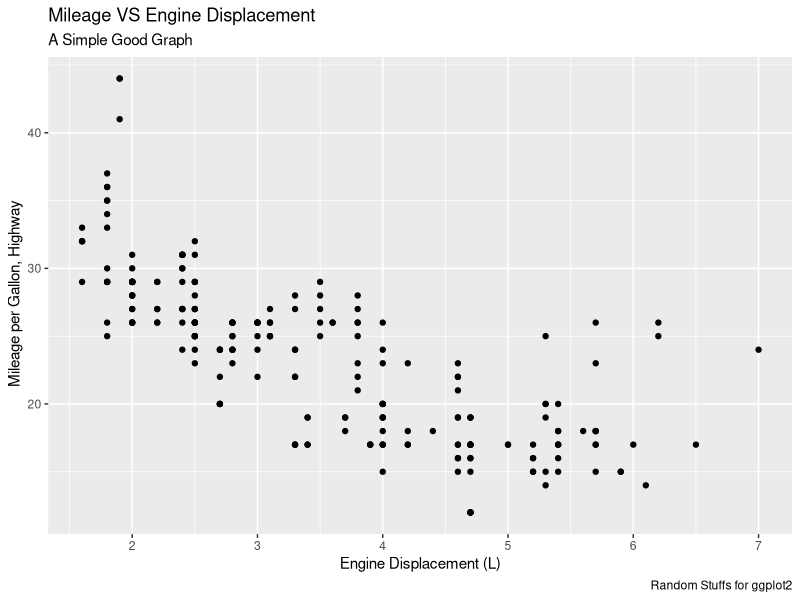
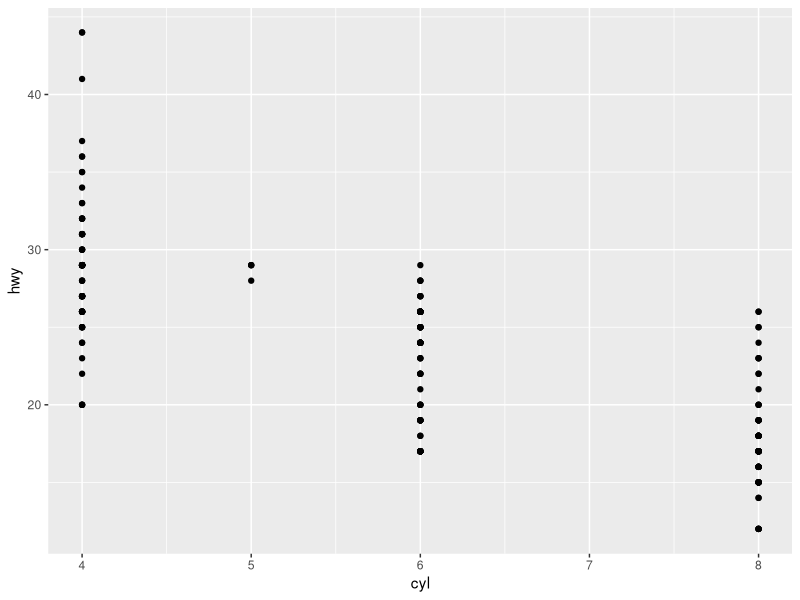
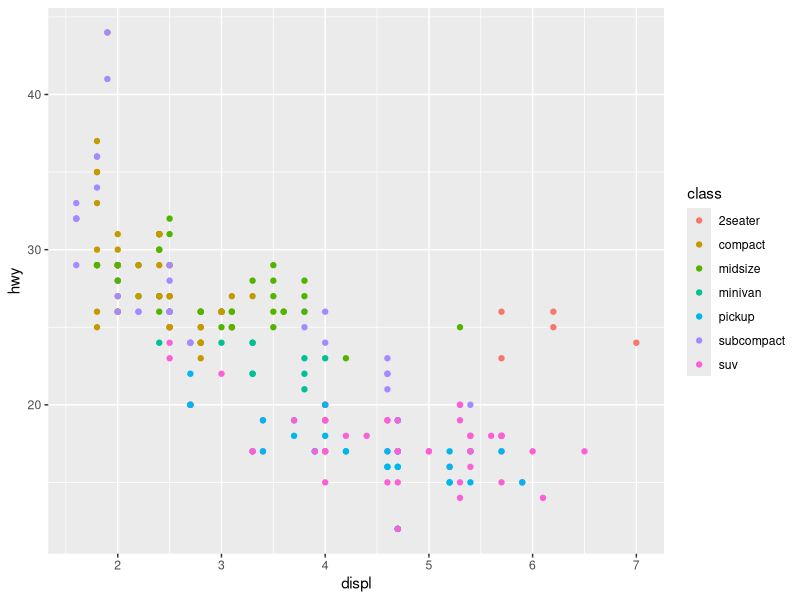
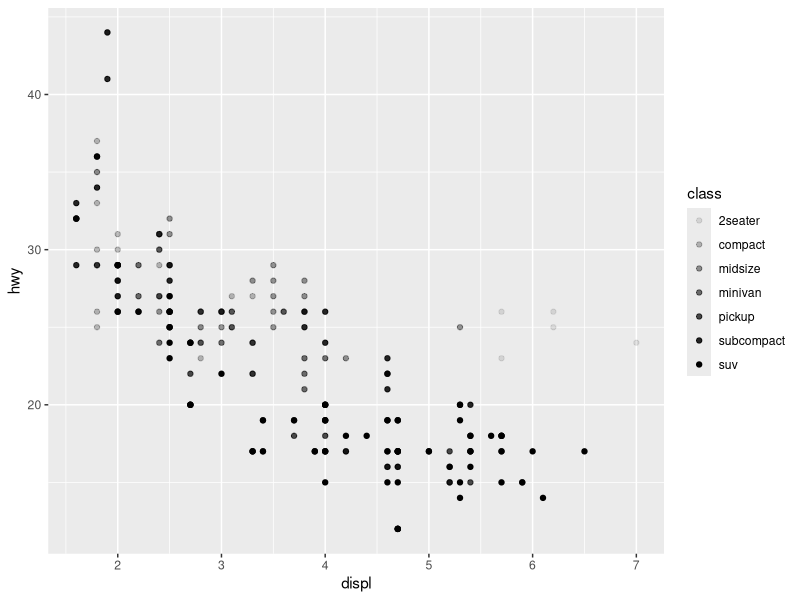
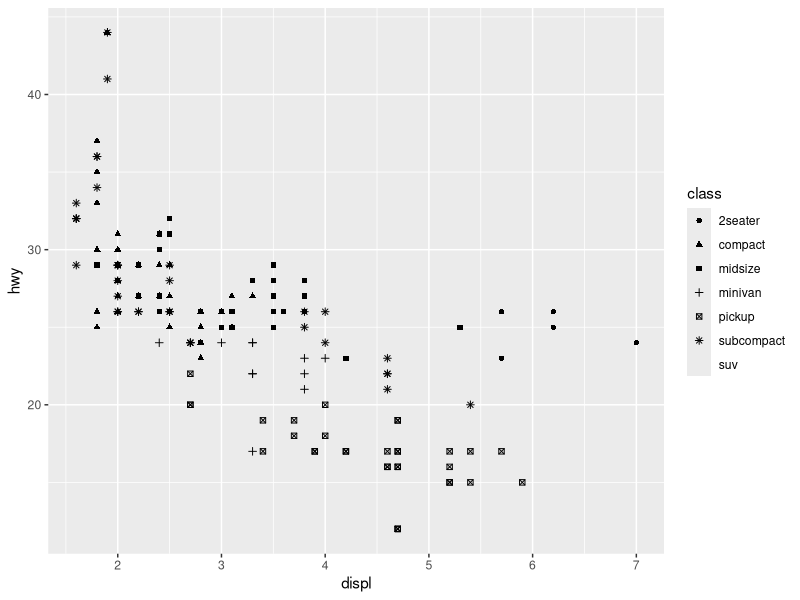
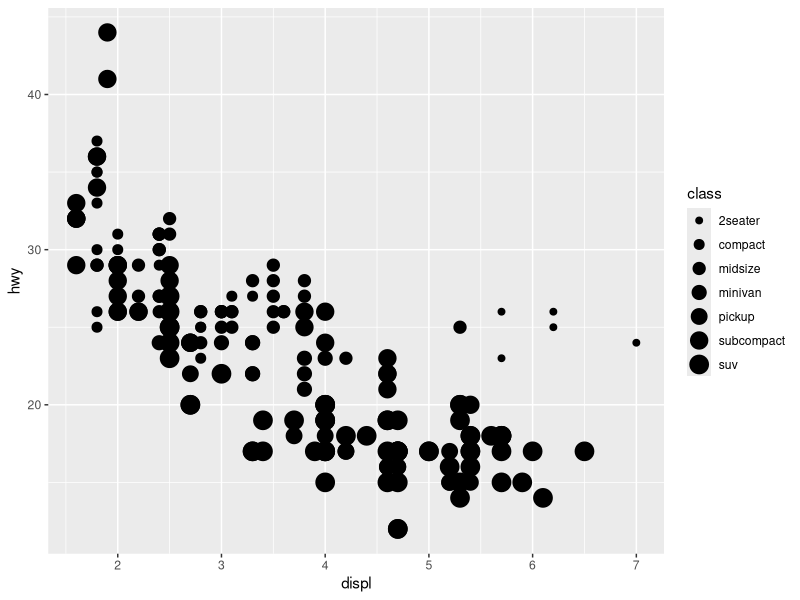
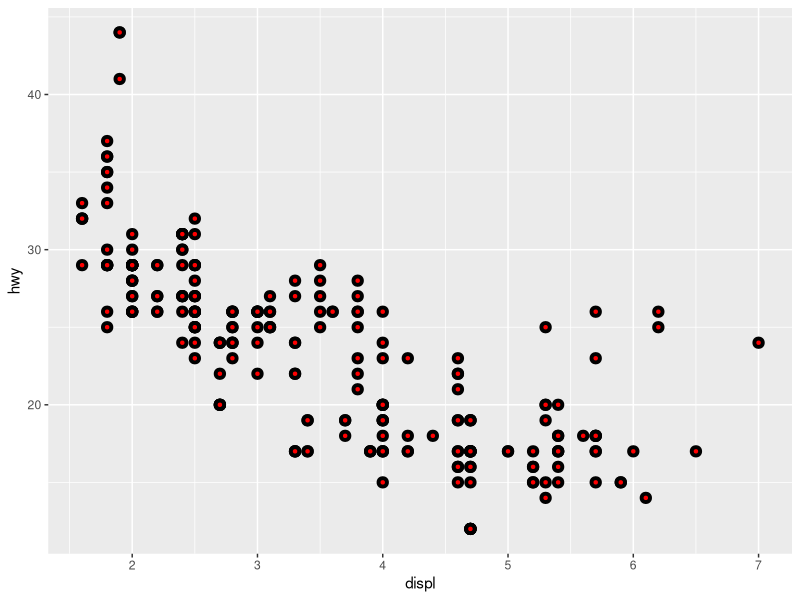
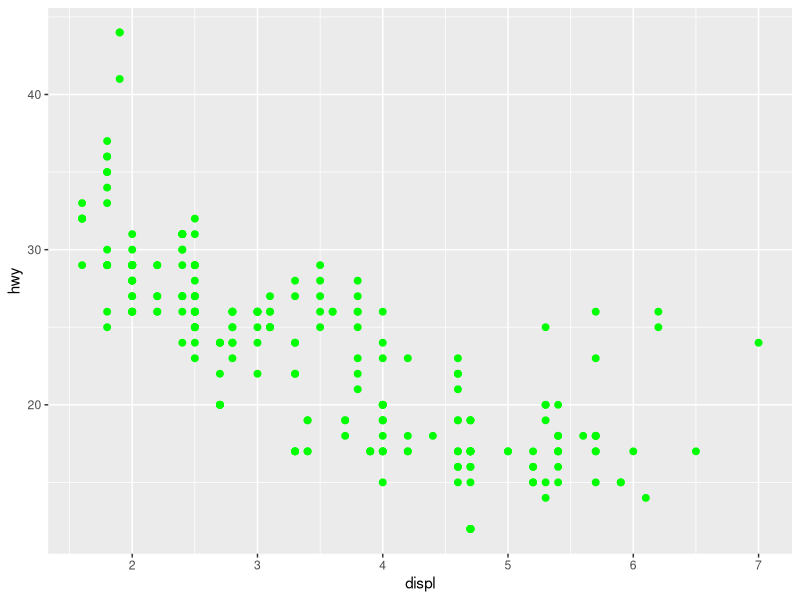

Reproduce these figures in R, in order.
## ---- chunk 1
library(tidyverse)
mpg

ggplot(mpg, aes(x = displ, y = hwy)) +
  geom_point() +
  labs(x = "Engine Displacement (L)", y = " Mileage per Gallon, Highway", 
       title = "Mileage VS Engine Displacement", caption = "Random Stuffs for ggplot2", subtitle = "A Simple Good Graph")

ggplot(mpg, aes(x = cyl, y = hwy)) +
  geom_point()
## ---- chunk 2
ggplot(mpg, aes(x = displ, y = hwy)) +
  geom_point(mapping = aes(color = class))

ggplot(mpg, aes(x = displ, y = hwy)) +
  geom_point(mapping = aes(alpha = class))

ggplot(mpg, aes(x = displ, y = hwy)) +
  geom_point(mapping = aes(shape = class)) #only selects 6 shapes and ignores the rest

ggplot(mpg, aes(x = displ, y = hwy)) +
  geom_point(mapping = aes(size = class))

ggplot(mpg, aes(x = displ, y = hwy)) +
  geom_point(shape = 21, fill = "red", stroke = 2)

ggplot(mpg, aes(x = displ, y = hwy)) +
  geom_point(color = "green", size = 2)

ggplot(mpg, aes(x = displ, y = hwy)) +
  geom_point(aes(color = displ < 5)) # Conditional Aesthetic
## ---- chunk 3
ggplot(mpg, aes(x = displ, y = hwy)) +
  geom_point() +
  facet_wrap(~class, nrow = 3)

ggplot(mpg, aes(x = displ, y = hwy)) +
  geom_point() + 
  facet_grid(drv~cyl) 

ggplot(mpg, aes(x = displ, y = hwy)) +
  geom_point() + 
  facet_grid(.~cyl)
## ---- chunk 4
ggplot(mpg, aes(x = displ, y = hwy)) +
  geom_smooth()

ggplot(mpg, aes(x = displ, y = hwy)) +
  geom_smooth(aes(group = drv))

ggplot(mpg, aes(x = displ, y = hwy)) +
  geom_smooth(aes(color = drv))

ggplot(mpg, aes(x = displ, y = hwy)) +
  geom_smooth(aes(linetype = drv), show.legend = FALSE)

ggplot(mpg, aes(x = displ, y = hwy)) +
  geom_smooth(se = FALSE) +
  geom_point(aes(color = drv))

ggplot(mpg, aes(x = displ, y = hwy)) +
  geom_smooth(data = filter(mpg, class == "midsize")) +
  geom_point(aes(color = class))
